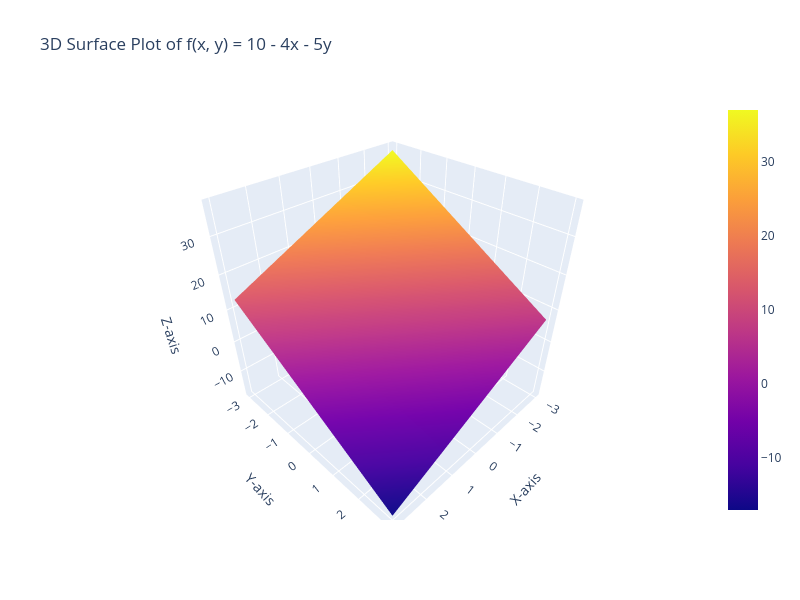

Notebook code for this chart:
### Code cell
import numpy as np
import plotly.graph_objects as go

# Define x and y values
x = np.linspace(-3, 3, 30)
y = np.linspace(-3, 3, 30)

# Create a meshgrid for X and Y values
X, Y = np.meshgrid(x, y)

# Define the function f(x, y) = 10 - 4x - 5y
Z = 10 - 4*X - 5*Y

# Create the 3D surface plot
fig = go.Figure(data=[go.Surface(z=Z, x=X, y=Y)])

# Update layout for better presentation
fig.update_layout(title='3D Surface Plot of f(x, y) = 10 - 4x - 5y',
                  scene = dict(
                      xaxis_title='X-axis',
                      yaxis_title='Y-axis',
                      zaxis_title='Z-axis'),
                  width=800, height=600)

# Display the interactive plot
fig.show()

### Figure 1 — Plotly figure (JSON) as saved in the notebook; plotly's stock layout.template omitted (floating-point values rounded to 4 significant figures; data arrays with more than 128 entries replaced by an {"elided": "..."} marker saying what was removed)
{"data": [{"type": "surface", "x": {"elided": "30x30 float values"}, "y": {"elided": "30x30 float values"}, "z": {"elided": "30x30 float values"}}], "layout": {"height": 600, "scene": {"xaxis": {"title": {"text": "X-axis"}}, "yaxis": {"title": {"text": "Y-axis"}}, "zaxis": {"title": {"text": "Z-axis"}}}, "title": {"text": "3D Surface Plot of f(x, y) = 10 - 4x - 5y"}, "width": 800}}
